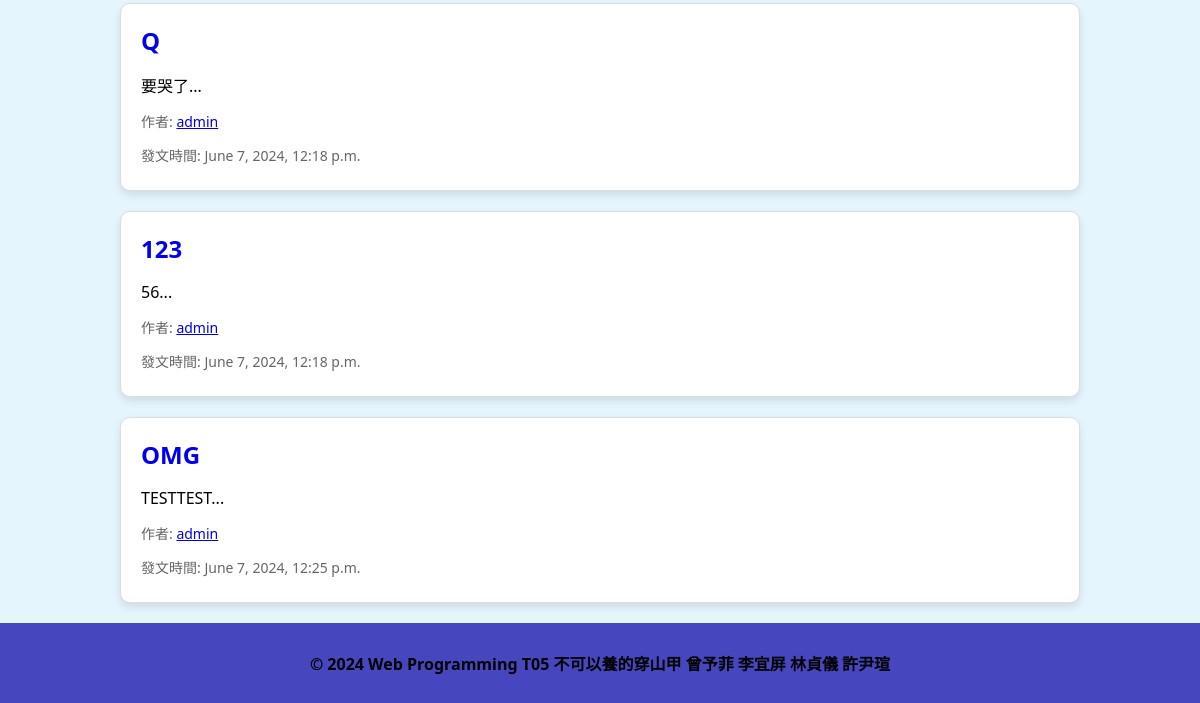
The app's page / (lower part), older data.
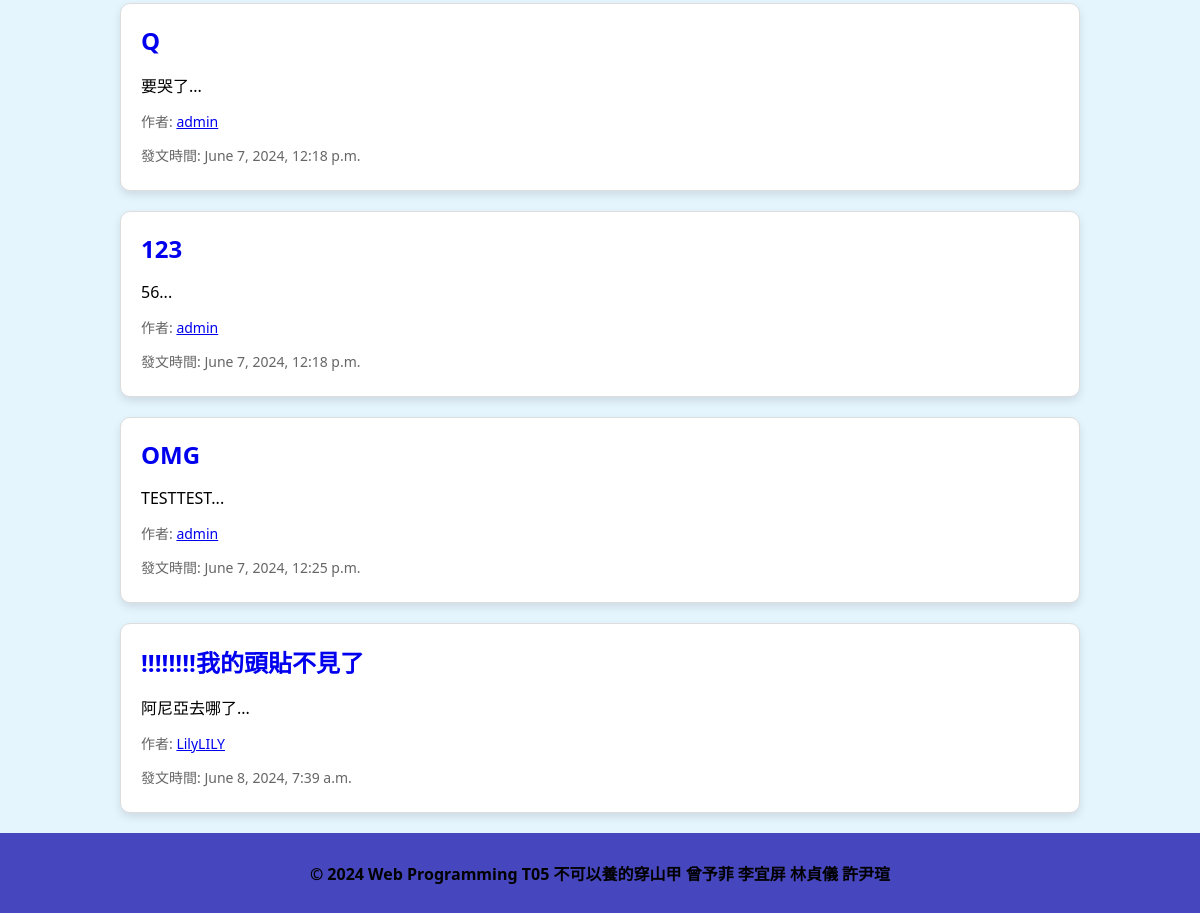
The same page, newer data.
### travel/models.py (models this page shows, shortened)
class Post(models.Model):
    user = models.ForeignKey(User, on_delete=models.CASCADE, related_name='posts', verbose_name="發文者")
    title = models.CharField(max_length=20, verbose_name="文章標題")
    description = models.TextField(verbose_name="文章內容")
    created_at = models.DateTimeField(default=timezone.now, verbose_name="發文時間")
    pictures = models.ManyToManyField(Picture, related_name='posts', verbose_name="內文圖片")

### travel/views.py (the view)
# urls.py: 2. Add a URL to urlpatterns:  path('', views.home, name='home')
def home(request):
    posts = Post.objects.all()
    return render(request, 'home.html', {'posts': posts})

### travel/templates/home.html (shortened to what this page needs)
{% extends "Mama.html" %}
{% load static %}
{% block CSS %}
    <link rel="stylesheet" type="text/css" href="{% static 'css/home.css' %}">
{% endblock %}
{% block content %}
<div class="post-list">
    {% for post in posts %}
    <div class="post-item">
        <h2 class="post-title"><a class="post" href="/post_detail/{{ post.id }}">{{ post.title }}</a></h2>
        <p class="post-description">{{ post.description|slice:":30" }}...</p>
        <p class="post-author">作者: <a href="{{ post.user.profile.member_id }}/detail/">{{ post.user.username }}</a></p>
        <p class="post-date">發文時間: {{ post.created_at }}</p>
    </div>
    {% endfor %}
</div>
{% endblock %}

### travel/templates/Mama.html (shortened to what this page needs)
<!DOCTYPE html>
<html lang="en">
<head>
    {% load static %}
    <link rel="stylesheet" type="text/css" href="{% static 'css/mama.css' %}" >
    {% block CSS %}{% endblock %}
</head>
<body>
    {% block content %}{% endblock %}
    <div class="bottom">
        <p>&copy; 2024 Web Programming T05 不可以養的穿山甲 曾予菲 李宜屏 林貞儀 許尹瑄</p>
    </div>
</body>
</html>

### static/css/mama.css (style rules this page uses)
* { box-sizing: border-box; font-family: system-ui, -apple-system, BlinkMacSystemFont, 'Segoe UI', Roboto, Oxygen, Ubuntu, Cantarell, 'Open Sans', 'Helvetica Neue', sans-serif; }
body { margin: 0; padding: 0; display: flex; flex-direction: column; }
.bottom { background-color: rgb(70, 70, 190); height: 80px; text-align: center; align-content: center; font-weight: bold; }

### static/css/home.css (style rules this page uses)
.post-list { list-style: none; margin: 0 auto; width: 80%; padding: 0; }
.post-item { background-color: #ffffff; border: 1px solid #ddd; margin-bottom: 20px; border-radius: 10px; padding: 20px; box-shadow: 0 4px 8px rgba(0, 0, 0, 0.1); }
.post-title { font-size: 24px; margin-top: 0; margin-bottom: 10px; }
body { background-color: #e5f5fd; }
a.post { text-decoration:none }
.post-description { font-size: 16px; margin-bottom: 10px; }
.post-author, .post-date { font-size: 14px; color: #666; margin-bottom: 5px; }

Row changes from the older to the newer data that the page shows:
added Post: title "!!!!!!!!我的頭貼不見了", description "阿尼亞去哪了", user.username "LilyLILY", created_at "June 8, 2024, 7:39 a.m."
